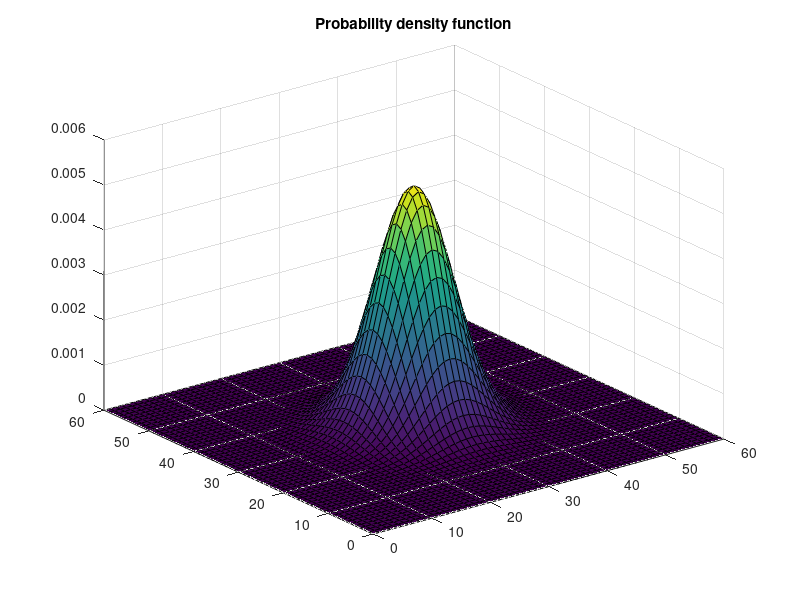

Here is the MATLAB script that generated this plot: (Note: this script raises an error after producing the figure.)
% This script cumputes a bidimensional gaussian distribution and plots it.
% This probability function is assumed to represent the probability of a fault
% to happen on the chip in the coordinates (x1, x2).
% After that, a map is created where random faults are simulated. The value
% 0 in the map means 'no fault' and 1 means 'fault', whereas -1 indicates 
% the points out of the circular wafer.

clear all
close all
clc

% Initializing variables for gussian plot
ray = 30;
maximumFaultProbability = 0.5;

x1 = 0:1:2*ray;
x2 = x1;

mean = [ray,ray];
normalizedVariance = [1, 0; 0, 1];
variance = ray.*normalizedVariance;

[X1,X2] = meshgrid(x1,x2);

rng = 'default'; % for reproducibility

% Computing and plotting multivariate normal probability density function
Z = mvnpdf([X1(:), X2(:)], mean, variance);
Z = reshape(Z, length(x1), length(x2));

figure(1)
surf(X1,X2,Z)
title('Probability density function')

% Filling sqare matrix with simbolic values. Fault are deloyed according to
% the probabilit function.
faultMap = fillSquareGrid(Z, 2*ray, maximumFaultProbability);
faultMap = createCircularGrid(faultMap, ray);
faultNumber = length(find(faultMap==1));

% Plotting fault map
figure(2)
pcolor(faultMap)
title('Fault map')

% KDE
% call the routine, which has been saved in the current directory 
[i, j] = find(faultMap==1);
[bandwidth,density,X,Y]=kde2d([i,j], 64);
% plot the data and the density estimate
figure(3)
hold on
contour3(X,Y,density,10); 
plot(i,j,'r.','MarkerSize',5)
title('Extimated density contours')
figure(4)
surf(X,Y,density);
title('Extimated function')

figure(5)
subplot(2,2,1)
surf(X1,X2,Z)
title('Probability density function')
subplot(2,2,2)
pcolor(faultMap)
title('Fault map')
subplot(2,2,3)
hold on
contour3(X,Y,density,10); 
plot(i,j,'r.','MarkerSize',5)
title('Extimated density contours')
subplot(2,2,4)
surf(X,Y,density);
xlim([0, 2*ray]);
ylim([0, 2*ray]);
title('Extimated function')
